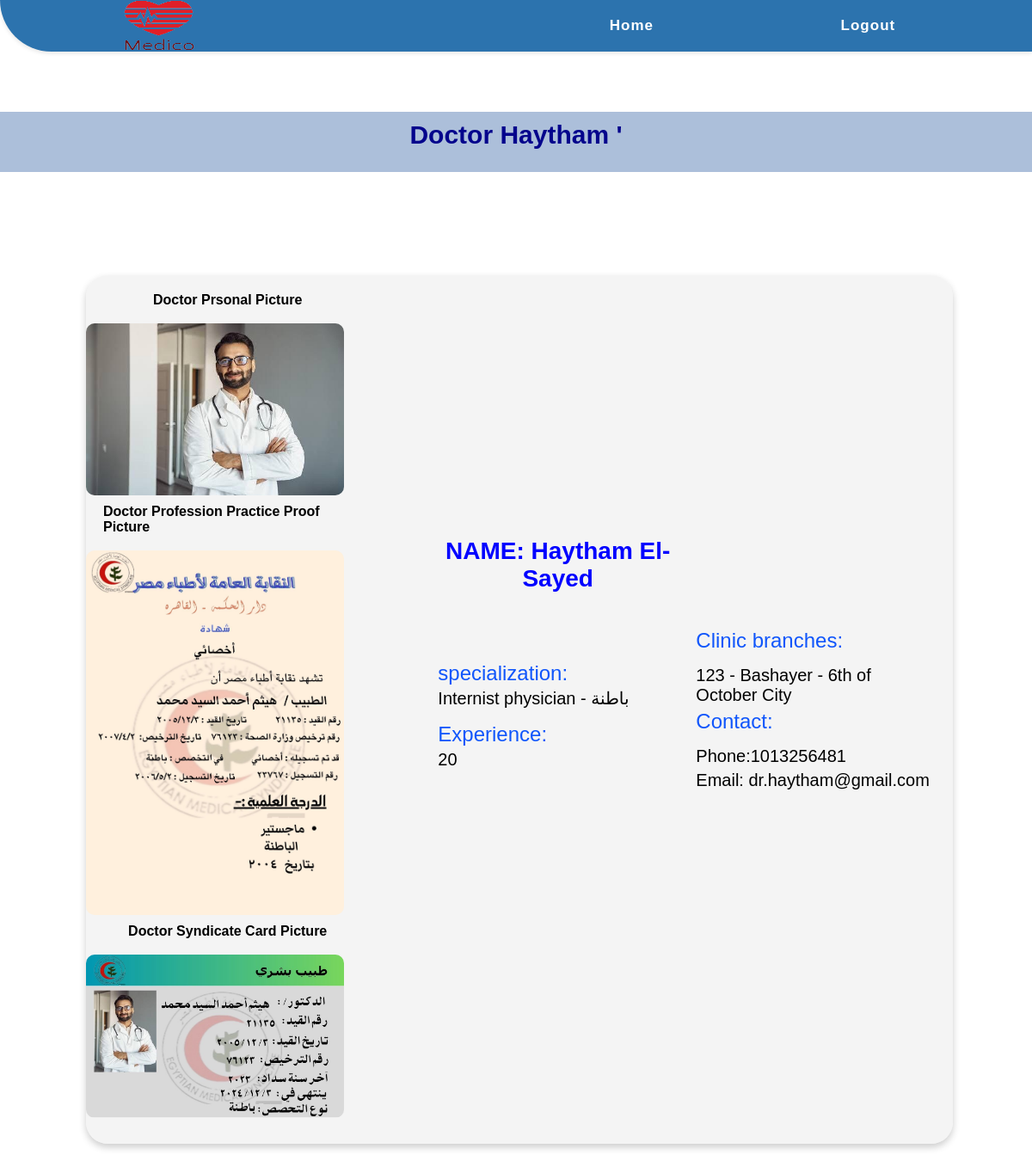
The page /admin/vieww_doctor_profile_from_admin.php?view=18 on the database its author committed.
### tables this page shows
CREATE TABLE `doctors` (
  `id` int(11) NOT NULL,
  `dfirst_name` varchar(255) NOT NULL,
  `dlast_name` varchar(255) NOT NULL,
  `date_of_birth` date NOT NULL,
  `profession_practice` mediumtext DEFAULT NULL,
  `years_of_exp` int(11) NOT NULL,
  `daddress` varchar(255) NOT NULL,
  `phone` int(11) NOT NULL,
  `doctor_syndicate` mediumtext DEFAULT NULL,
  `email` varchar(255) NOT NULL,
  `specialization` varchar(255) NOT NULL,
  `password` int(11) NOT NULL,
  `image` mediumtext DEFAULT NULL,
  `accepted` varchar(255) NOT NULL,
  `blocked` varchar(255) NOT NULL
);

### admin/vieww_doctor_profile_from_admin.php (the view, shortened to what this page needs)
<?php
include "../shared/conn.php";
if (isset($_GET['view'])) {
    $view = "SELECT * FROM `doctors` where id= '" . $_GET['view'] . "'";
    $e = mysqli_query($connect, $view);
    $row = mysqli_fetch_assoc($e);
?>
    <!DOCTYPE html>
    <html lang="en">
    <head>
        <link rel="stylesheet" href="../CSS/style.css">
        <link rel="stylesheet" href="../CSS/footer.css">
        <link rel="stylesheet" href="../CSS/The Electronic Medical History.css">
        <link rel="stylesheet" href="../CSS/edit_doctor_profile_from_admin.css">
    </head>
    <body>
        <nav>
            <div class="logo">
                <a href="#"><img src="../Images/Medico_Logo_2_Final-removebg-preview-1.png" alt="Medico Logo"></a>
            </div>
            <ul class="nav-links">
                <li><a href="./admin_home.php">Home</a></li>
                <li><a href="../shared/login.php?bbye='1'">Logout</a></li>
            </ul>
        </nav>
        <h1 class="h1_text" id="Requests">Doctor <?php echo $row['dfirst_name']; ?>'</h1>
        <div class="conent">
            <div class="card_doctor">
                <div class="image">
                    <h4>Doctor Prsonal Picture</h4>
                    <br>
                    <img src="../upload/<?php echo $row['image'] ?>" alt="Doctor's photo">
                    <h4>Doctor Profession Practice Proof Picture</h4>
                    <br>
                    <img src="../upload/<?php echo $row['profession_practice'] ?>" alt="Doctor's photo">
                    <h4>Doctor Syndicate Card Picture</h4>
                    <br>
                    <img src="../upload/<?php echo $row['doctor_syndicate'] ?>" alt="Doctor's photo">
                </div>
                <div class="details">
                    <h2 style="text-align: center; margin-top: -100px; margin-bottom:80px; margin-right: 300px;">NAME:
                        <?php echo $row['dfirst_name']    .  $row['dlast_name']   ?>
                    </h2>
                    <p>specialization: <br> <span><?php echo $row['specialization']  ?></span> </p>
                    <p>Experience: <br> <span><?php echo $row['years_of_exp']  ?></span> </p>
                    <div class="uls">
                        <p>Clinic branches:</p>
                        <ul>
                            <li><?php echo $row['daddress']  ?></li>
                        </ul>
                        <p>Contact:</p>
                        <ul>
                            <li>Phone:<?php echo $row['phone']  ?></li>
                            <li>Email: <?php echo $row['email']  ?></li>
                        </ul>
                    </div>
                </div>
            </div>
        </div>
    <?php } ?>
    </body>
    </html>

### CSS/style.css (style rules this page uses)
* { padding: 0; margin: 0; box-sizing: border-box; font-family: 'Poppins', sans-serif; }
nav { display: flex; justify-content: space-between; align-items: center; background-color: #2c73ae; height: 60px; padding: 0 50px; box-shadow: 0px 2px 5px rgba(0, 0, 0, 0.1); border-bottom-left-radius: 60px; }
.logo { width: 100px; height: 100px; margin-left: 10px; }
.logo img { width: 250px; height: 100px; }
.nav-links { display: flex; justify-content: space-around; width: 50%; }
.nav-links li { list-style: none; }
.nav-links a { color: #ffffff; text-decoration: none; font-weight: bold; font-size: 17px; letter-spacing: 1px; }
.nav-links li { opacity: 1; transition: opacity 0.5s ease-in-out; margin: 10px 0; }
.h1_text { text-align: center; color: rgb(4, 4, 140); font-size: 30px; padding-top: 10px; font-weight: bold; margin-top: 70px; margin-bottom: 20px; background-color: #295aa063; height: 70px; }
.image { display: flex; flex-direction: column; align-items: center; }
.image img { width: 200px; height: 200px; object-fit: cover; margin-bottom: 10px; }

### CSS/footer.css (style rules this page uses)
body { min-height: 100vh; }
a { color: #253bbc; text-decoration: none; }
html { height: 100%; }
body { display: flex; flex-direction: column; min-height: 100%; }

### CSS/The Electronic Medical History.css (style rules this page uses)
* { margin: 0; padding: 0; box-sizing: border-box; }
body { font-family: Arial, sans-serif; }
.navbar h1, p { margin: 0; }
h2 { margin-right: 20px; font-size: 18px; margin: 0 70px 0 10px; }
span { color: blueviolet; font-size: 25px; }

### CSS/edit_doctor_profile_from_admin.css (style rules this page uses)
.card_doctor { min-width: 84%; height: max-content; display: flex; flex-wrap: wrap; justify-content: center; align-items: center; max-width: 600px; margin-top: 100px; margin-bottom: 100px; padding: 20px; box-shadow: 0 4px 8px rgba(0, 0, 0, 0.2); border-radius: 25px; margin-left: 100px; margin-right: 100px; background-color: #ededed97; }
.image { flex: 1; margin-right: 100px; }
.image img { width: 300px; height: auto; border-radius: 10px; margin-left: -30px; }
.details { flex: 2; text-align: left; }
.details h2 { font-size: 28px; margin-bottom: 10px; color: blue; margin: 0 0 20px 0; font-weight: bolder; }
.details p { font-size: 24px; margin-bottom: 5px; margin: 0 0 15px 0; color: rgb(16, 86, 251); }
.details ul { list-style: none; margin: 0; padding: 0; }
.details ul li { font-size: 20px; margin-bottom: 5px; }
span { font-size: 20px; margin-bottom: 5px; color: black; }
.uls { margin-top: -180px; margin-left: 300px; }

### rows shown on the page
doctors: dfirst_name "Haytham", image (picture), profession_practice (picture), doctor_syndicate (picture), dlast_name "El- Sayed", specialization "Internist physician - باطنة", years_of_exp "20", daddress "123 - Bashayer - 6th of October City", phone "1013256481", email "dr.haytham@gmail.com"
